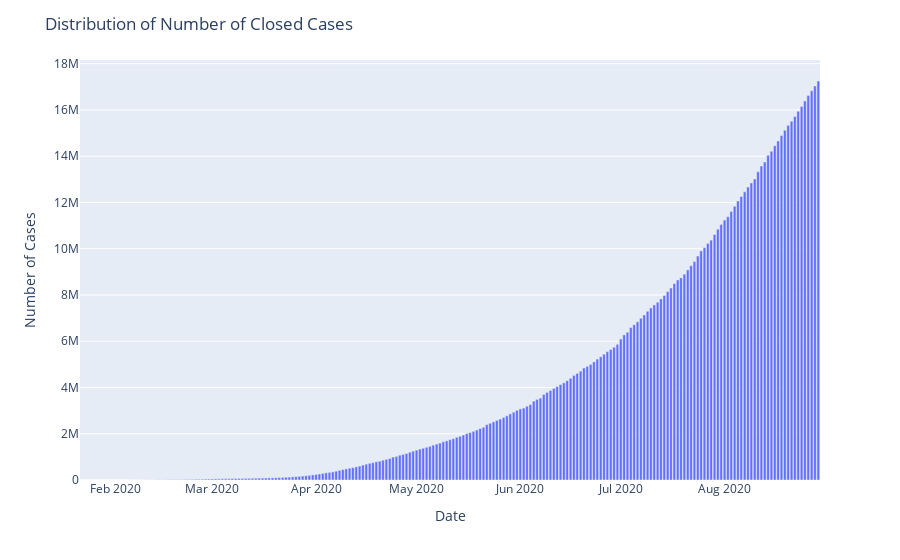

Notebook cell for this chart:
### Markdown cell above
#### Active Cases = Number of Confirmed Cases - Number of Recovered Cases - Number of Death Cases
#### Increase in number of Active Cases is probably an indication of Recovered case or Death case number is dropping in comparison to number of Confirmed Cases drastically. Will look for the conclusive evidence for the same in the notebook ahead.

### Code cell
fig=px.bar(x=datewise.index,y=datewise["Recovered"]+datewise["Deaths"])
fig.update_layout(title="Distribution of Number of Closed Cases",
                  xaxis_title="Date",yaxis_title="Number of Cases")
fig.show()

### Figure 1 — Plotly figure (JSON) as saved in the notebook; plotly's stock layout.template omitted (floating-point values rounded to 4 significant figures; data arrays with more than 128 entries replaced by an {"elided": "..."} marker saying what was removed)
{"data": [{"alignmentgroup": "True", "hovertemplate": "x=%{x}<br>y=%{y}<extra></extra>", "legendgroup": "", "marker": {"color": "#636efa", "pattern": {"shape": ""}}, "name": "", "offsetgroup": "", "orientation": "v", "showlegend": false, "textposition": "auto", "type": "bar", "x": {"elided": "221 str values"}, "xaxis": "x", "y": {"elided": "221 int values"}, "yaxis": "y"}], "layout": {"barmode": "relative", "legend": {"tracegroupgap": 0}, "margin": {"t": 60}, "title": {"text": "Distribution of Number of Closed Cases"}, "xaxis": {"anchor": "y", "domain": [0, 1], "title": {"text": "Date"}}, "yaxis": {"anchor": "x", "domain": [0, 1], "title": {"text": "Number of Cases"}}}}
